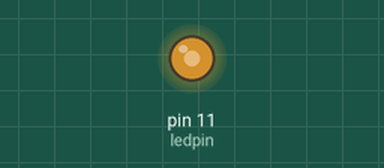
Bench run of a sketch on a simulated Arduino Uno, built with avr-gcc and run on an emulated ATmega328P. Shown: output pins drawn as LEDs (lit = HIGH). Random numbers use the default seed unless the sketch sets one.

Above: at 0.3 s.
At 6.7 s:
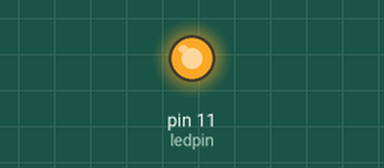
At 17.2 s:
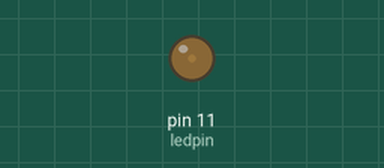
At 35.4 s:
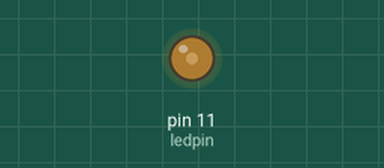
Timing chart, 0 to 40.0 s (numbered marks = the images above):
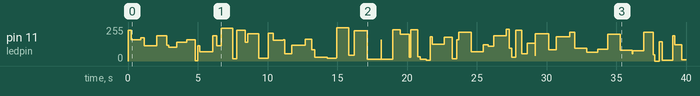

Measured:
- by itself, pin 11 (ledpin): 0/255 → 232/255 at 0.00 s, → 158/255 0.25 s later, → 175/255 0.66 s later, → 114/255 0.27 s later, … (80 changes in this stretch)

The sketch:

test.ino
```cpp
byte ledpin = 11;
void setup(){
  pinMode(ledpin,OUTPUT);
}
void loop(){
  analogWrite(ledpin,random(255));
  delay(random(1000));
}
```
